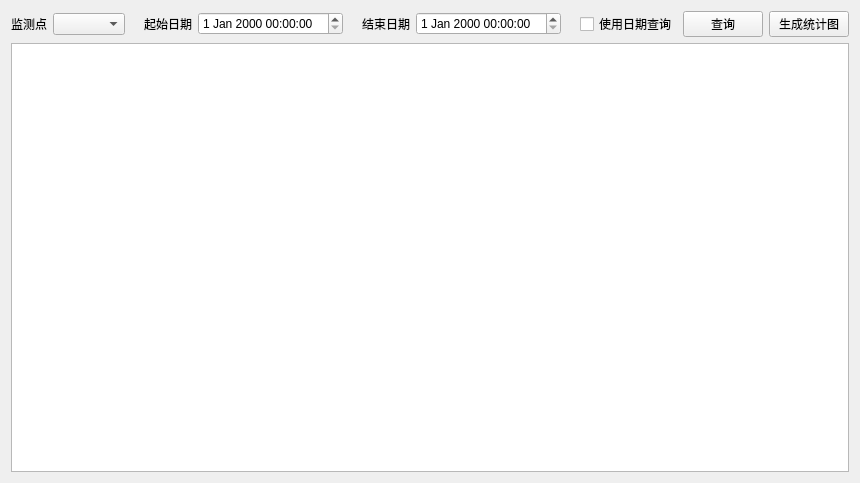
<?xml version="1.0" encoding="UTF-8"?>
<ui version="4.0">
 <class>StatisticsLayout</class>
 <widget class="QWidget" name="StatisticsLayout">
  <property name="geometry">
   <rect>
    <x>0</x>
    <y>0</y>
    <width>822</width>
    <height>483</height>
   </rect>
  </property>
  <property name="windowTitle">
   <string>Form</string>
  </property>
  <layout class="QVBoxLayout" name="verticalLayout">
   <item>
    <layout class="QHBoxLayout" name="horizontalLayout">
     <item>
      <widget class="QLabel" name="monitorLabel">
       <property name="sizePolicy">
        <sizepolicy hsizetype="Fixed" vsizetype="Preferred">
         <horstretch>0</horstretch>
         <verstretch>0</verstretch>
        </sizepolicy>
       </property>
       <property name="text">
        <string>监测点</string>
       </property>
      </widget>
     </item>
     <item>
      <widget class="QComboBox" name="comboBox"/>
     </item>
     <item>
      <spacer name="horizontalSpacer">
       <property name="orientation">
        <enum>Qt::Horizontal</enum>
       </property>
       <property name="sizeType">
        <enum>QSizePolicy::Fixed</enum>
       </property>
       <property name="sizeHint" stdset="0">
        <size>
         <width>13</width>
         <height>20</height>
        </size>
       </property>
      </spacer>
     </item>
     <item>
      <widget class="QLabel" name="startLabel">
       <property name="sizePolicy">
        <sizepolicy hsizetype="Fixed" vsizetype="Preferred">
         <horstretch>0</horstretch>
         <verstretch>0</verstretch>
        </sizepolicy>
       </property>
       <property name="text">
        <string>起始日期</string>
       </property>
      </widget>
     </item>
     <item>
      <widget class="QDateTimeEdit" name="startDateTimeEdit"/>
     </item>
     <item>
      <spacer name="horizontalSpacer_2">
       <property name="orientation">
        <enum>Qt::Horizontal</enum>
       </property>
       <property name="sizeType">
        <enum>QSizePolicy::Fixed</enum>
       </property>
       <property name="sizeHint" stdset="0">
        <size>
         <width>13</width>
         <height>20</height>
        </size>
       </property>
      </spacer>
     </item>
     <item>
      <widget class="QLabel" name="endLabel">
       <property name="sizePolicy">
        <sizepolicy hsizetype="Fixed" vsizetype="Preferred">
         <horstretch>0</horstretch>
         <verstretch>0</verstretch>
        </sizepolicy>
       </property>
       <property name="text">
        <string>结束日期</string>
       </property>
      </widget>
     </item>
     <item>
      <widget class="QDateTimeEdit" name="endDateTimeEdit"/>
     </item>
     <item>
      <spacer name="horizontalSpacer_3">
       <property name="orientation">
        <enum>Qt::Horizontal</enum>
       </property>
       <property name="sizeType">
        <enum>QSizePolicy::Fixed</enum>
       </property>
       <property name="sizeHint" stdset="0">
        <size>
         <width>13</width>
         <height>20</height>
        </size>
       </property>
      </spacer>
     </item>
     <item>
      <widget class="QCheckBox" name="DateCheckBox">
       <property name="sizePolicy">
        <sizepolicy hsizetype="Fixed" vsizetype="Fixed">
         <horstretch>0</horstretch>
         <verstretch>0</verstretch>
        </sizepolicy>
       </property>
       <property name="text">
        <string>使用日期查询</string>
       </property>
      </widget>
     </item>
     <item>
      <widget class="QPushButton" name="queryButton">
       <property name="text">
        <string>查询</string>
       </property>
      </widget>
     </item>
     <item>
      <widget class="QPushButton" name="generateButton">
       <property name="text">
        <string>生成统计图</string>
       </property>
      </widget>
     </item>
    </layout>
   </item>
   <item>
    <widget class="QTableView" name="recordTableView"/>
   </item>
  </layout>
 </widget>
 <resources/>
 <connections/>
</ui>
